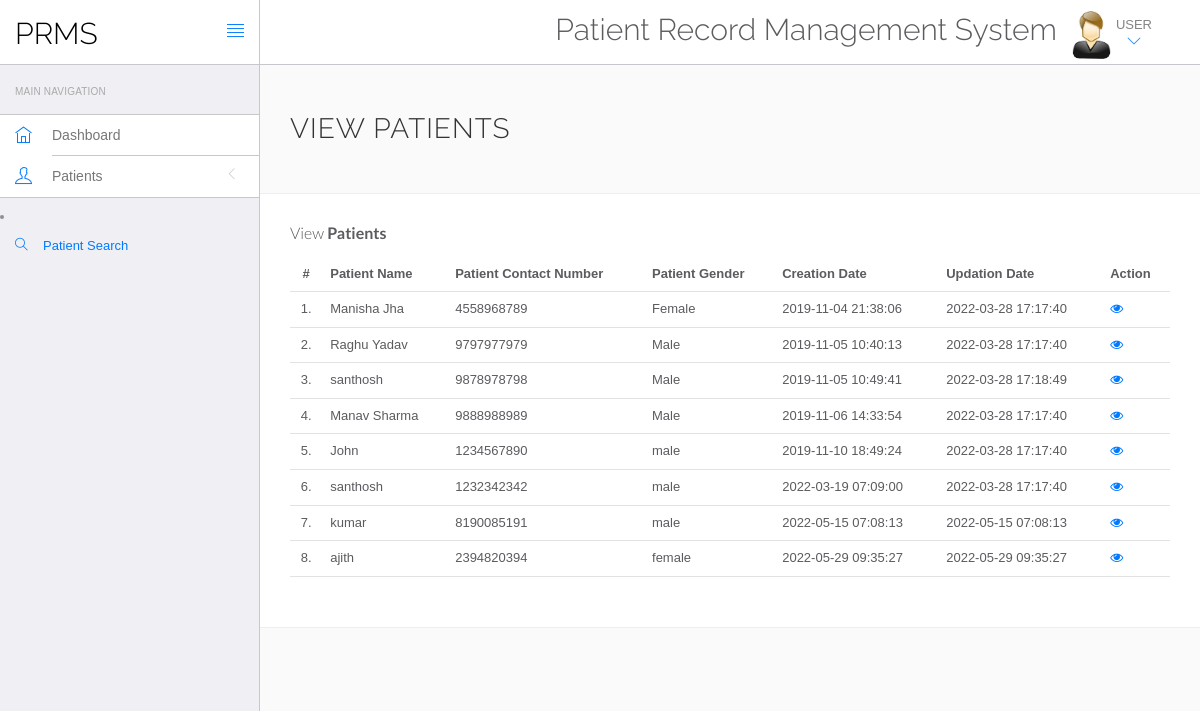
The page /hms/admin/manage-patient.php (signed in) on the database its author committed.
### tables this page shows
CREATE TABLE `tblpatient` (
  `ID` int(10) NOT NULL,
  `Docid` int(10) DEFAULT NULL,
  `PatientName` varchar(200) DEFAULT NULL,
  `PatientContno` bigint(10) DEFAULT NULL,
  `PatientEmail` varchar(200) DEFAULT NULL,
  `PatientGender` varchar(50) DEFAULT NULL,
  `PatientAdd` mediumtext DEFAULT NULL,
  `PatientAge` int(10) DEFAULT NULL,
  `PatientMedhis` mediumtext DEFAULT NULL,
  `CreationDate` timestamp NULL DEFAULT current_timestamp(),
  `UpdationDate` timestamp NULL DEFAULT current_timestamp(),
  `doctersession` varchar(50) DEFAULT NULL
);

### hms/admin/manage-patient.php (the view, shortened to what this page needs)
<?php
include('include/config.php');
?>
<!DOCTYPE html>
<html lang="en">
	<head>
		<link rel="stylesheet" href="vendor/bootstrap/css/bootstrap.min.css">
		<link rel="stylesheet" href="vendor/fontawesome/css/font-awesome.min.css">
		<link rel="stylesheet" href="vendor/themify-icons/themify-icons.min.css">
		<link href="vendor/animate.css/animate.min.css" rel="stylesheet" media="screen">
		<link href="vendor/perfect-scrollbar/perfect-scrollbar.min.css" rel="stylesheet" media="screen">
		<link href="vendor/switchery/switchery.min.css" rel="stylesheet" media="screen">
		<link href="vendor/bootstrap-touchspin/jquery.bootstrap-touchspin.min.css" rel="stylesheet" media="screen">
		<link href="vendor/select2/select2.min.css" rel="stylesheet" media="screen">
		<link href="vendor/bootstrap-datepicker/bootstrap-datepicker3.standalone.min.css" rel="stylesheet" media="screen">
		<link href="vendor/bootstrap-timepicker/bootstrap-timepicker.min.css" rel="stylesheet" media="screen">
		<link rel="stylesheet" href="assets/css/styles.css">
		<link rel="stylesheet" href="assets/css/plugins.css">
		<link rel="stylesheet" href="assets/css/themes/theme-1.css" id="skin_color" />
	</head>
	<body>
		<div id="app">
<?php include('include/sidebar.php');?>
<div class="app-content">
<?php include('include/header.php');?>
<div class="main-content" >
<div class="wrap-content container" id="container">
<section id="page-title">
<div class="row">
<div class="col-sm-8">
<h1 class="mainTitle">View Patients</h1>
</div>
</div>
</section>
<div class="container-fluid container-fullw bg-white">
<div class="row">
<div class="col-md-12">
<h5 class="over-title margin-bottom-15">View <span class="text-bold">Patients</span></h5>
<table class="table table-hover" id="sample-table-1">
<thead>
<tr>
<th class="center">#</th>
<th>Patient Name</th>
<th>Patient Contact Number</th>
<th>Patient Gender </th>
<th>Creation Date </th>
<th>Updation Date </th>
<th>Action</th>
</tr>
</thead>
<tbody>
<?php
$sql=mysqli_query($con,"select * from tblpatient");
$cnt=1;
while($row=mysqli_fetch_array($sql))
{
?>
<tr>
<td class="center"><?php echo $cnt;?>.</td>
<td class="hidden-xs"><?php echo $row['PatientName'];?></td>
<td><?php echo $row['PatientContno'];?></td>
<td><?php echo $row['PatientGender'];?></td>
<td><?php echo $row['CreationDate'];?></td>
<td><?php echo $row['UpdationDate'];?>
</td>
<td>
<a href="view-patient.php?viewid=<?php echo $row['ID'];?>"><i class="fa fa-eye"></i></a>
</td>
</tr>
<?php
$cnt=$cnt+1;
 }?></tbody>
</table>
</div>
</div>
</div>
</div>
</div>
</div>
</div>
	</body>
</html>

### hms/admin/assets/css/themes/theme-1.css (style rules this page uses)
body { background: #FAFAFA; }

### rows shown on the page
tblpatient: PatientName "Manisha Jha", PatientContno "4558968789", PatientGender "Female", CreationDate "2019-11-04 21:38:06", UpdationDate "2022-03-28 17:17:40"
tblpatient: PatientName "Raghu Yadav", PatientContno "9797977979", PatientGender "Male", CreationDate "2019-11-05 10:40:13", UpdationDate "2022-03-28 17:17:40"
tblpatient: PatientName "santhosh", PatientContno "9878978798", PatientGender "Male", CreationDate "2019-11-05 10:49:41", UpdationDate "2022-03-28 17:18:49"
tblpatient: PatientName "Manav Sharma", PatientContno "9888988989", PatientGender "Male", CreationDate "2019-11-06 14:33:54", UpdationDate "2022-03-28 17:17:40"
tblpatient: PatientName "John", PatientContno "1234567890", PatientGender "male", CreationDate "2019-11-10 18:49:24", UpdationDate "2022-03-28 17:17:40"
tblpatient: PatientName "santhosh", PatientContno "1232342342", PatientGender "male", CreationDate "2022-03-19 07:09:00", UpdationDate "2022-03-28 17:17:40"
tblpatient: PatientName "kumar", PatientContno "8190085191", PatientGender "male", CreationDate "2022-05-15 07:08:13", UpdationDate "2022-05-15 07:08:13"
tblpatient: PatientName "ajith", PatientContno "2394820394", PatientGender "female", CreationDate "2022-05-29 09:35:27", UpdationDate "2022-05-29 09:35:27"
